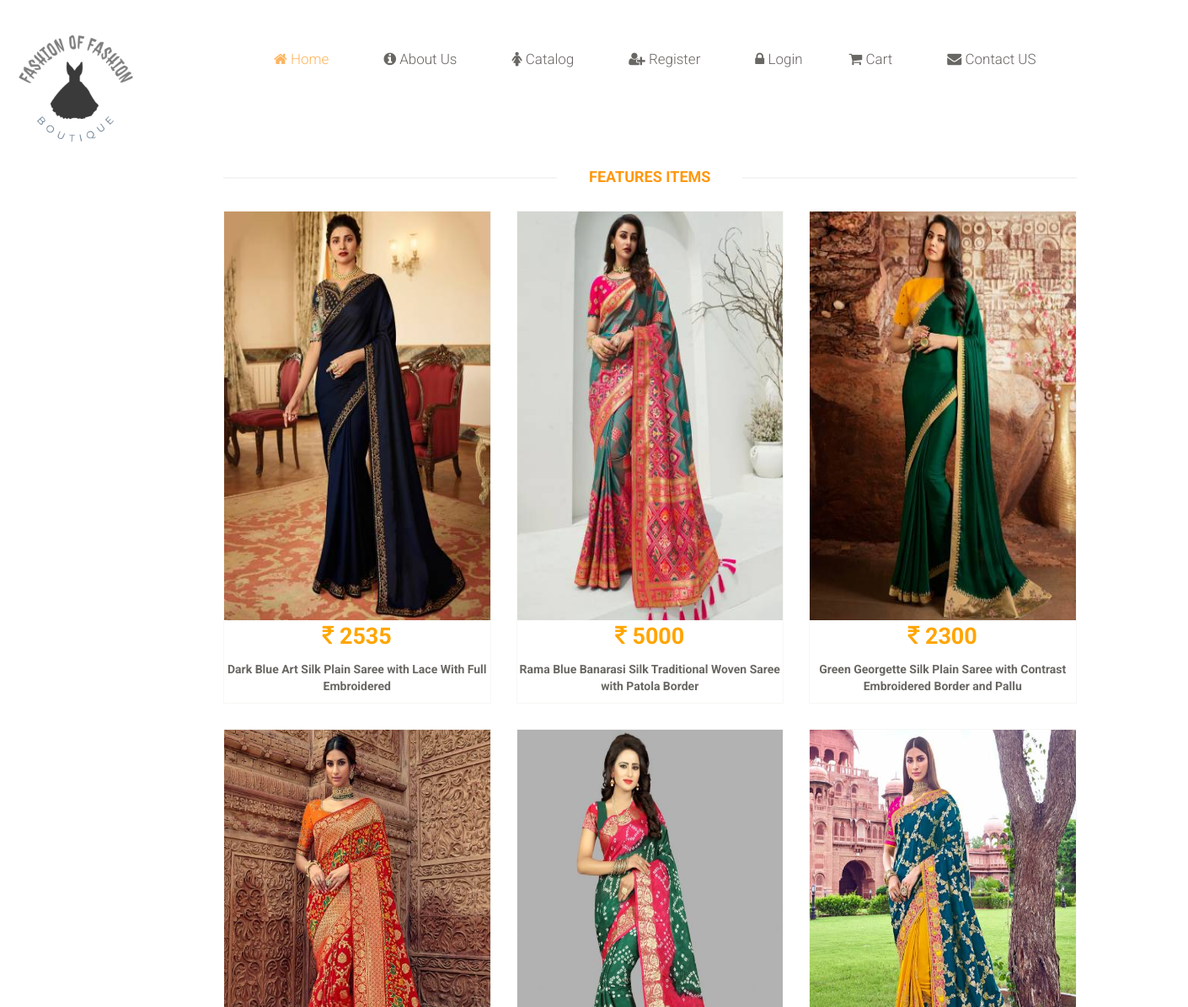
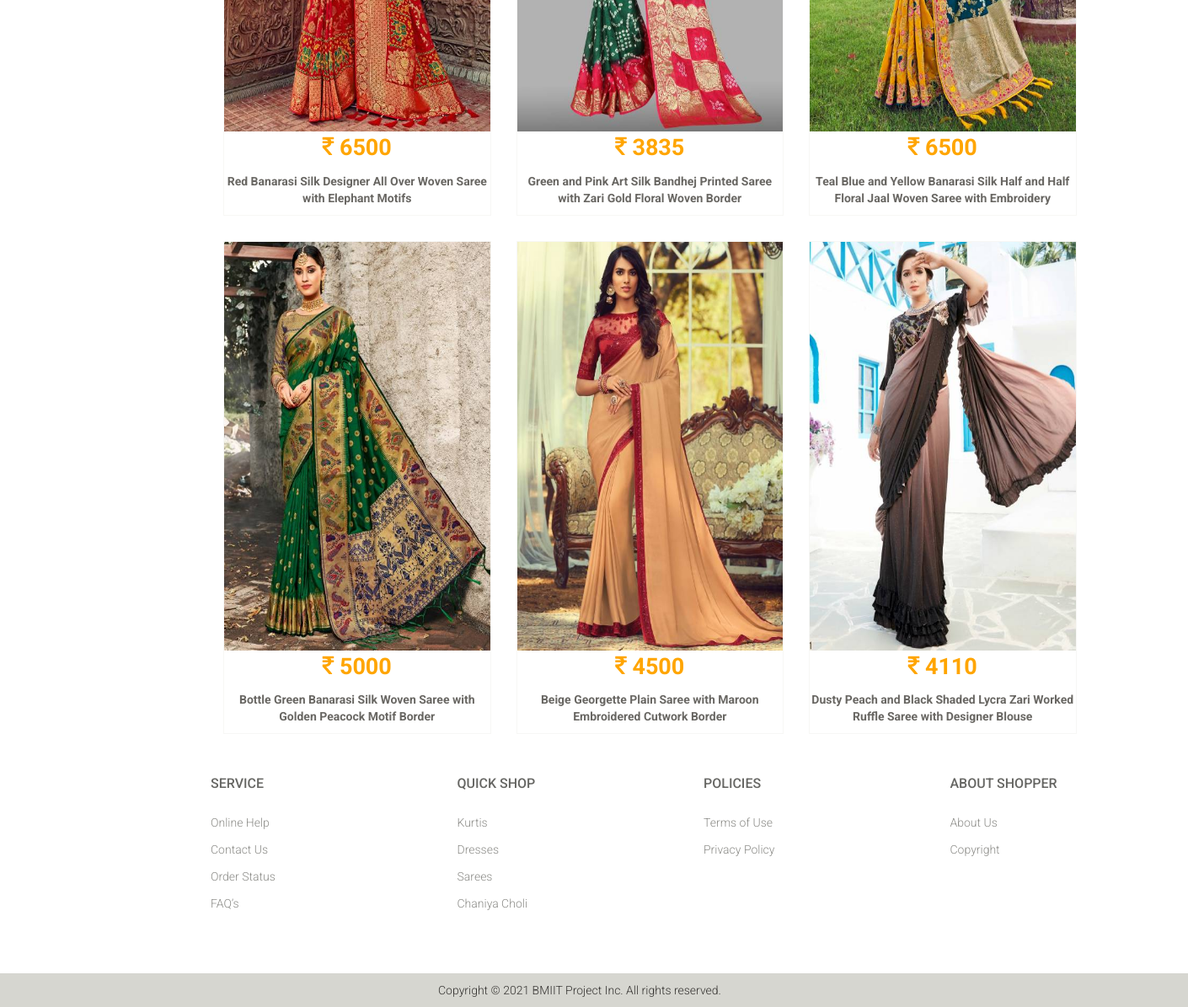
The page /OBMS/Boutique/saree.php on the database its author committed (2 pictures, top to bottom).
### tables this page shows
CREATE TABLE `tblproduct` (
  `id` int(11) NOT NULL,
  `PCategoryid` int(11) NOT NULL,
  `Fabricid` int(11) NOT NULL,
  `Colorid` int(11) NOT NULL,
  `Size` varchar(50) NOT NULL,
  `Price` int(11) NOT NULL,
  `Quantity` int(11) NOT NULL,
  `Occasionid` int(11) NOT NULL,
  `Description` varchar(255) NOT NULL,
  `status` varchar(50) NOT NULL,
  `DateTime` datetime NOT NULL
);

CREATE TABLE `tblproductimage` (
  `id` int(11) NOT NULL,
  `FrontImage` varchar(300) NOT NULL,
  `BackImage` varchar(300) NOT NULL,
  `LeftImage` varchar(300) NOT NULL,
  `RightImage` varchar(300) NOT NULL,
  `Productid` int(11) NOT NULL
);

### OBMS/Boutique/saree.php (the view, shortened to what this page needs)
<?php
    include './connection.php';
?>
<?php
    if(isset( $_SESSION["login_username"]))
        {
            $username=$_SESSION["login_username"];
            $sql="select id from tblcustomer where emailid='$username'";
            $res= mysqli_query($con, $sql);
            while($row = mysqli_fetch_row($res))
            {
                $c_id=$row[0];
                include './welcomeheader.php';
            }
        }
 else {include './header.php';}
    ob_start();?>
<!DOCTYPE html>
<html>
    <head>
    <link href="css/bootstrap.min.css" rel="stylesheet">
    <link href="css/main.css" rel="stylesheet">
    <link rel="stylesheet" href="https://cdnjs.cloudflare.com/ajax/libs/font-awesome/4.7.0/css/font-awesome.min.css">
</head>
    <body>
        <br>
        <br>
            <div class="col-sm-2">
            </div>
        <div class="col-sm-9 padding-right">
            <div class="features_items" style="margin-top: 50px">
                    <h2 class="title text-center">Features Items</h2>
                                    <?php
                                        $sql="select c.id, p.id,p.Price,p.Description from tblproduct p , tblpcategory c where c.cat_name='Sarees' and p.PCategoryid=c.id " ;
                                        $sqlres= mysqli_query($con, $sql) or die("Query error : " . mysqli_error($con));
                                        $res=array();
                                        while ($row = mysqli_fetch_assoc($sqlres))
                                        {
                                            $res[]=$row;
                                        }
                                        foreach ($res as $list)
                                        {
                                            $id=$list['id'];
                                            $price=$list['Price'];
                                            $des=$list['Description'];
                                            $img = "SELECT FrontImage FROM tblproductimage where Productid='$id'";
                                            $imgres = $con->query($img);
                                            $row = mysqli_fetch_array($imgres);
                                            $image = $row['FrontImage'];
                                            $image_src = "uploadFrontImage/".$image;
                                     ?>
                                        <div class="col-sm-4">
                                            <div class="product-image-wrapper">
                                                <div class="single-products">
                                                    <div class="productinfo text-center">
                                                        <a href="ccDesc.php?id=<?php echo $id;?>">
                                                            <img  src="<?php echo $image_src?>" alt="product image" width="390px" height="485px" />
                                                        </a>
                                                        <p style="color: orange;font-size: 27px;"> <b> <i class="fa fa-inr"></i>  <?php echo $price;?> </b> </p>
                                                        <p> <b> <?php echo $des;?> </b> </p>
                                                    </div>
                                                </div>
                                           </div>
                                       </div>
                                    <?php
                                        }
                                        ?>
                    </div>
                </div>
    </body>
</html>
<?php include './footer.php';?>

### OBMS/Boutique/css/main.css (style rules this page uses)
body { font-family: 'Roboto', sans-serif; position: relative; font-weight:400px; }
a { -webkit-transition: 300ms; -moz-transition: 300ms; -o-transition: 300ms; transition: 300ms; }
h1, h2, h3, h4, h5, h6 { font-family: 'Roboto', sans-serif; }
.left-sidebar h2:after, h2.title:after { content: " "; position: absolute; border: 1px solid #f5f5f5; bottom:8px; left: 0; width: 100%; height: 0; z-index: -2; }
h2.title:before { content: " "; position: absolute; background: #fff; bottom: -6px; width: 220px; height: 30px; z-index: -1; left: 50%; margin-left: -110px; }
.padding-right { padding-right: 0; }
.features_items { overflow:hidden; }
h2.title { color: #FE980F; font-family: 'Roboto', sans-serif; font-size: 18px; font-weight: 700; margin: 0 15px; text-transform: uppercase; margin-bottom: 30px; position: relative; }
.product-image-wrapper { border:1px solid #F7F7F5; overflow: hidden; margin-bottom:30px; }
.single-products { position: relative; }
.productinfo p { font-family: 'Roboto', sans-serif; font-size: 14px; font-weight: 400; color: #696763; }
.productinfo img { width: 100%; }
.productinfo { position:relative; }

### rows shown on the page
tblproduct: tblproductimage.FrontImage (picture), Price "2535", Description "Dark Blue Art Silk Plain Saree with Lace With Full Embroidered"
tblproduct: tblproductimage.FrontImage (picture), Price "5000", Description "Rama Blue Banarasi Silk Traditional Woven Saree with Patola Border"
tblproduct: tblproductimage.FrontImage (picture), Price "2300", Description "Green Georgette Silk Plain Saree with Contrast Embroidered Border and Pallu"
tblproduct: tblproductimage.FrontImage (picture), Price "6500", Description "Red Banarasi Silk Designer All Over Woven Saree with Elephant Motifs"
tblproduct: tblproductimage.FrontImage (picture), Price "3835", Description "Green and Pink Art Silk Bandhej Printed Saree with Zari Gold Floral Woven Border"
tblproduct: tblproductimage.FrontImage (picture), Price "6500", Description "Teal Blue and Yellow Banarasi Silk Half and Half Floral Jaal Woven Saree with Embroidery"
tblproduct: tblproductimage.FrontImage (picture), Price "5000", Description "Bottle Green Banarasi Silk Woven Saree with Golden Peacock Motif Border"
tblproduct: tblproductimage.FrontImage (picture), Price "4500", Description "Beige Georgette Plain Saree with Maroon Embroidered Cutwork Border"
tblproduct: tblproductimage.FrontImage (picture), Price "4110", Description "Dusty Peach and Black Shaded Lycra Zari Worked Ruffle Saree with Designer Blouse"
